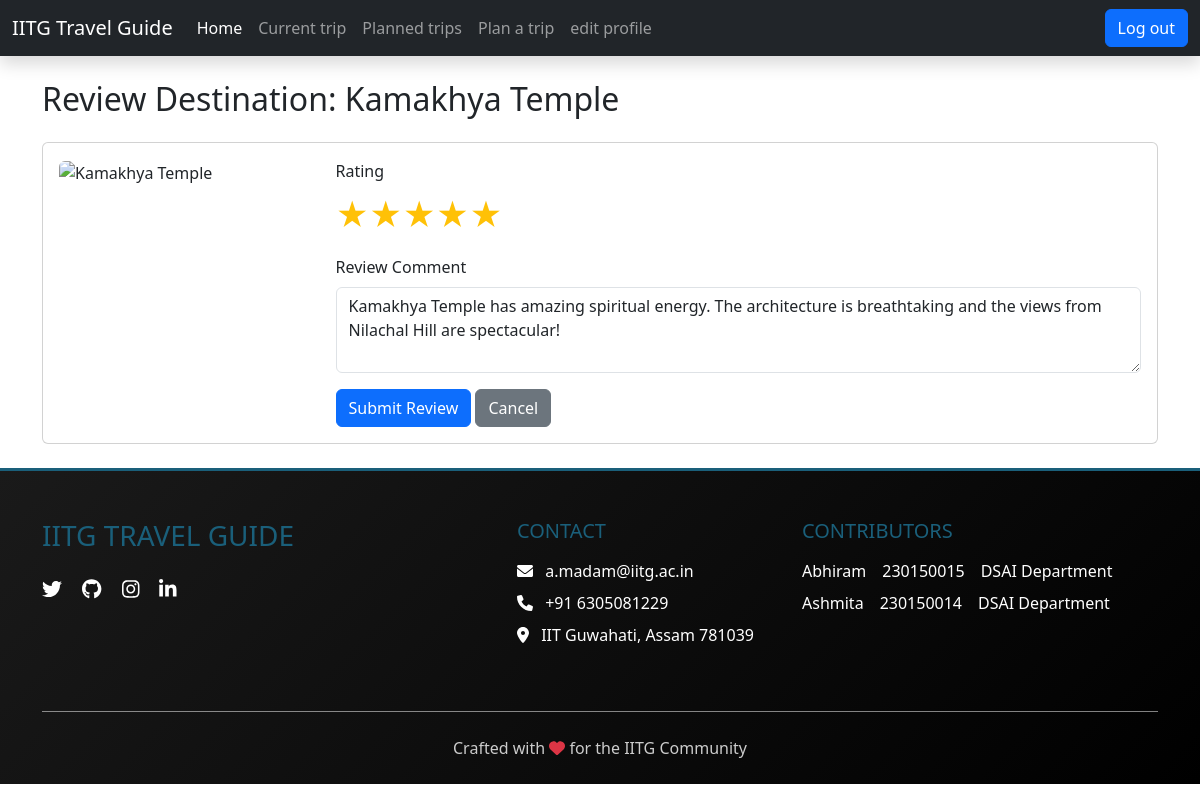
Screenshot of /user/review_trip.php?destination_id=29 (signed in) with the database file from the repository.
### tables this page shows
CREATE TABLE `destinations` (
  `destination_id` int(11) NOT NULL,
  `name` varchar(100) NOT NULL,
  `description` text NOT NULL,
  `image_link` varchar(255) NOT NULL,
  `latitude` decimal(10,8) NOT NULL,
  `longitude` decimal(11,8) NOT NULL,
  `stay_cost` decimal(10,2) NOT NULL,
  `food_cost` decimal(10,2) NOT NULL,
  `stay_time` int(11) NOT NULL,
  `best_time_to_visit` varchar(100) NOT NULL
);

CREATE TABLE `reviews` (
  `review_id` int(11) NOT NULL,
  `destination_id` int(11) NOT NULL,
  `user_id` varchar(20) NOT NULL,
  `rating` int(11) NOT NULL CHECK (`rating` between 1 and 5),
  `comment` text DEFAULT NULL,
  `is_approved` tinyint(1) DEFAULT 0,
  `review_at` timestamp NOT NULL DEFAULT current_timestamp()
);

### user/review_trip.php (the view, shortened to what this page needs)
<?php
include('../config/dbConnection.php');
include('../maininclude/userheader.php');
$trip_id = isset($_GET['trip_id']) ? intval($_GET['trip_id']) : 0;
$destination_id = isset($_GET['destination_id']) ? intval($_GET['destination_id']) : 0;
if ($destination_id > 0 && ($trip_id === 0 || !isset($trip_destinations))) {
    $dest_stmt = $conn->prepare("SELECT * FROM destinations WHERE destination_id = ?");
    $dest_stmt->bind_param("i", $destination_id);
    if (!$dest_stmt->execute()) {
        die("Execute failed: " . $dest_stmt->error);
    }
    $result = $dest_stmt->get_result();
    $destination = $result->fetch_assoc();
}
?>
<div class="container mt-4">
    <?php if ($trip_id > 0): ?>
        <h2 class="mb-4">Review Trip: <?php echo htmlspecialchars($trip['trip_name']); ?></h2>
        <div class="card mb-4">
            <div class="card-header">
                <h5>Trip Summary</h5>
            </div>
            <div class="card-body">
                <div class="row">
                    <div class="col-md-4">
                        <p><strong>Dates:</strong> <?php echo date('M j, Y', strtotime($trip['start_date'])); ?> to <?php echo date('M j, Y', strtotime($trip['end_date'])); ?></p>
                    </div>
                    <div class="col-md-4">
                        <p><strong>Transport:</strong> <?php echo htmlspecialchars($trip['mode_of_transport']); ?></p>
                    </div>
                    <div class="col-md-4">
                        <p><strong>Budget:</strong> ₹<?php echo number_format($trip['budget']); ?></p>
                    </div>
                </div>
            </div>
        </div>
        <h4 class="mb-3">Rate Destinations</h4>
        <?php foreach ($trip_destinations as $dest): ?>
            <div class="card mb-4">
                <div class="card-body">
                    <div class="row">
                        <?php if (!empty($dest['image_link'])): ?>
                            <div class="col-md-3">
                                <img src="<?php echo htmlspecialchars($dest['image_link']); ?>"
                                     class="img-fluid rounded"
                                     alt="<?php echo htmlspecialchars($dest['destination_name']); ?>"
                                     onerror="this.src='../assets/default-destination.jpg'">
                            </div>
                        <?php endif; ?>
                        <div class="<?php echo !empty($dest['image_link']) ? 'col-md-9' : 'col-12'; ?>">
                            <h5><?php echo htmlspecialchars($dest['destination_name']); ?></h5>
                            <?php
                            $review_stmt = $conn->prepare("
                                SELECT rating, comment
                                FROM reviews
                                WHERE user_id = ? AND destination_id = ?
                            ");
                            $review_stmt->bind_param("si", $_SESSION['user_id'], $dest['destination_id']);
                            $review_stmt->execute();
                            $review_result = $review_stmt->get_result();
                            $existing_review = $review_result->fetch_assoc();
                            ?>
                            <form method="POST">
                                <input type="hidden" name="destination_id" value="<?php echo $dest['destination_id']; ?>">
                                <div class="mb-3">
                                    <label class="form-label">Rating</label>
                                    <div class="rating">
                                        <?php for ($i = 5; $i >= 1; $i--): ?>
                                            <input type="radio" id="star<?php echo $i; ?>_<?php echo $dest['destination_id']; ?>"
                                                   name="rating" value="<?php echo $i; ?>"
                                                   <?php if (isset($existing_review) && $existing_review['rating'] == $i) echo 'checked'; ?> required>
                                            <label for="star<?php echo $i; ?>_<?php echo $dest['destination_id']; ?>">★</label>
                                        <?php endfor; ?>
                                    </div>
                                </div>
                                <div class="mb-3">
                                    <label class="form-label">Review Comment</label>
                                    <textarea class="form-control" name="comment" rows="3" required><?php
                                        echo isset($existing_review) ? htmlspecialchars($existing_review['comment']) : '';
                                    ?></textarea>
                                </div>
                                <button type="submit" class="btn btn-primary">Submit Review</button>
                                <a href="past_trips.php" class="btn btn-secondary">Cancel</a>
                            </form>
                        </div>
                    </div>
                </div>
            </div>
        <?php endforeach; ?>
    <?php elseif ($destination_id > 0): ?>
        <h2 class="mb-4">Review Destination: <?php echo htmlspecialchars($destination['name']); ?></h2>
        <div class="card mb-4">
            <div class="card-body">
                <div class="row">
                    <?php if (!empty($destination['image_link'])): ?>
                        <div class="col-md-3">
                            <img src="<?php echo htmlspecialchars($destination['image_link']); ?>"
                                 class="img-fluid rounded"
                                 alt="<?php echo htmlspecialchars($destination['name']); ?>"
                                 onerror="this.src='../assets/default-destination.jpg'">
                        </div>
                    <?php endif; ?>
                    <div class="<?php echo !empty($destination['image_link']) ? 'col-md-9' : 'col-12'; ?>">
                        <?php
                        $review_stmt = $conn->prepare("
                            SELECT rating, comment
                            FROM reviews
                            WHERE user_id = ? AND destination_id = ?
                        ");
                        $review_stmt->bind_param("si", $_SESSION['user_id'], $destination_id);
                        $review_stmt->execute();
                        $review_result = $review_stmt->get_result();
                        $existing_review = $review_result->fetch_assoc();
                        ?>
                        <form method="POST">
                            <div class="mb-3">
                                <label class="form-label">Rating</label>
                                <div class="rating">
                                    <?php for ($i = 5; $i >= 1; $i--): ?>
                                        <label for="star<?php echo $i; ?>_<?php echo $destination_id; ?>">★</label>
                                    <?php endfor; ?>
                                </div>
                            </div>
                            <div class="mb-3">
                                <label class="form-label">Review Comment</label>
                                <textarea class="form-control" name="comment" rows="3" required><?php
                                    echo isset($existing_review) ? htmlspecialchars($existing_review['comment']) : '';
                                ?></textarea>
                            </div>
                            <button type="submit" class="btn btn-primary">Submit Review</button>
                            <a href="past_trips.php" class="btn btn-secondary">Cancel</a>
                        </form>
                    </div>
                </div>
            </div>
        </div>
    <?php endif; ?>
</div>
<?php include('../maininclude/userfooter.php'); ?>

### user/review_trip.php (style rules this page uses)
.rating { display: flex; flex-direction: row-reverse; justify-content: flex-end; }
.rating label { color: #ccc; font-size: 2em; cursor: pointer; transition: color 0.2s; }
.rating input:checked ~ label { color: #ffc107; }

### rows the page displays
destinations: name "Kamakhya Temple"
reviews: comment "Kamakhya Temple has amazing spiritual energy. The architecture is breathtaking and the views from Nilachal Hill are spectacular!"
